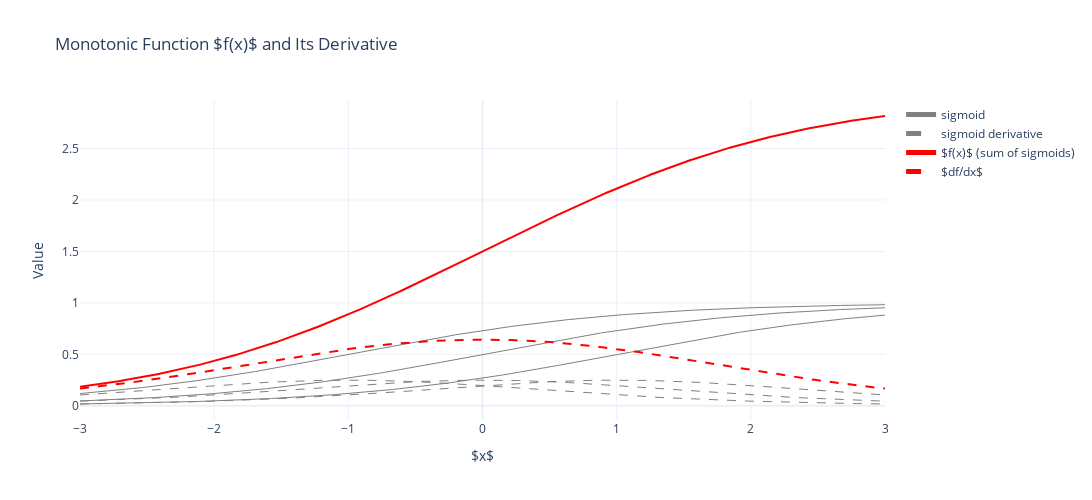

Notebook code cell kept with this figure:
### Code cell
fig = go.Figure()

# Plot individual sigmoids and their derivatives
for i, (loc, gain) in enumerate(zip(locs, gains)):
    sig = sigmoid(x, loc, gain).detach().numpy()
    # Derivative: s * (1 - s) / gain
    s = sig
    ds = s * (1 - s) / gain.item()
    fig.add_trace(
        go.Scatter(
            x=x,
            y=sig,
            mode="lines",
            line=dict(color="gray", width=1),
            name="sigmoid" if i == 0 else None,
            showlegend=(i == 0),
        )
    )
    fig.add_trace(
        go.Scatter(
            x=x,
            y=ds,
            mode="lines",
            line=dict(color="gray", width=1, dash="dash"),
            name="sigmoid derivative" if i == 0 else None,
            showlegend=(i == 0),
        )
    )

# Plot sum of sigmoids and its derivative
fig.add_trace(
    go.Scatter(
        x=x,
        y=f,
        mode="lines",
        line=dict(color="red", width=2),
        name="$f(x)$ (sum of sigmoids)",
    )
)
fig.add_trace(
    go.Scatter(
        x=x,
        y=df,
        mode="lines",
        line=dict(color="red", width=2, dash="dash"),
        name="$df/dx$",
    )
)

fig.update_layout(
    title="Monotonic Function $f(x)$ and Its Derivative",
    xaxis_title="$x$",
    yaxis_title="Value",
    legend=dict(itemsizing="constant"),
    width=1200,
    height=500,
)
fig.show()

### Figure 1 — Plotly figure (JSON) as saved in the notebook; plotly's stock layout.template omitted (floating-point values rounded to 4 significant figures; data arrays with more than 128 entries replaced by an {"elided": "..."} marker saying what was removed)
{"data": [{"line": {"color": "gray", "width": 1}, "mode": "lines", "name": "sigmoid", "showlegend": true, "type": "scatter", "x": {"elided": "400 float values"}, "y": {"elided": "400 float values"}}, {"line": {"color": "gray", "dash": "dash", "width": 1}, "mode": "lines", "name": "sigmoid derivative", "showlegend": true, "type": "scatter", "x": {"elided": "400 float values"}, "y": {"elided": "400 float values"}}, {"line": {"color": "gray", "width": 1}, "mode": "lines", "showlegend": false, "type": "scatter", "x": {"elided": "400 float values"}, "y": {"elided": "400 float values"}}, {"line": {"color": "gray", "dash": "dash", "width": 1}, "mode": "lines", "showlegend": false, "type": "scatter", "x": {"elided": "400 float values"}, "y": {"elided": "400 float values"}}, {"line": {"color": "gray", "width": 1}, "mode": "lines", "showlegend": false, "type": "scatter", "x": {"elided": "400 float values"}, "y": {"elided": "400 float values"}}, {"line": {"color": "gray", "dash": "dash", "width": 1}, "mode": "lines", "showlegend": false, "type": "scatter", "x": {"elided": "400 float values"}, "y": {"elided": "400 float values"}}, {"line": {"color": "red", "width": 2}, "mode": "lines", "name": "$f(x)$ (sum of sigmoids)", "type": "scatter", "x": {"elided": "400 float values"}, "y": {"elided": "400 float values"}}, {"line": {"color": "red", "dash": "dash", "width": 2}, "mode": "lines", "name": "$df/dx$", "type": "scatter", "x": {"elided": "400 float values"}, "y": {"elided": "400 float values"}}], "layout": {"height": 500, "legend": {"itemsizing": "constant"}, "title": {"text": "Monotonic Function $f(x)$ and Its Derivative"}, "width": 1200, "xaxis": {"title": {"text": "$x$"}}, "yaxis": {"title": {"text": "Value"}}}}
